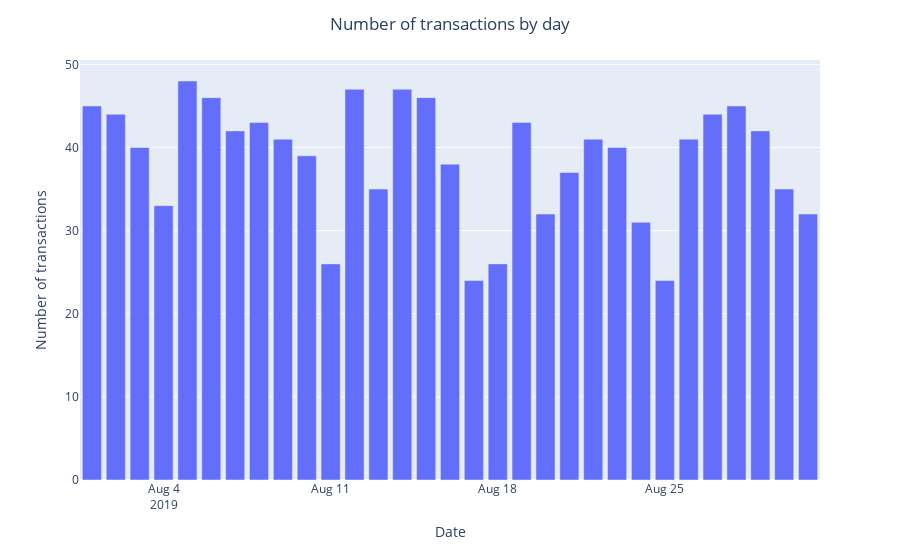

The code cell stored with this chart in its notebook:
### Code cell
#Let's look at the distribution of the number of transactions by day.
df_temp = orders.groupby('date', as_index=False)['transactionId'].count()
fig = px.bar(df_temp, x='date', y='transactionId')
fig.update_xaxes(title_text='Date')
fig.update_yaxes(title_text='Number of transactions')
fig.update_layout(title='Number of transactions by day', title_x=0.5)
fig.show()

### Figure 1 — Plotly figure (JSON) as saved in the notebook; plotly's stock layout.template omitted (floating-point values rounded to 4 significant figures)
{"data": [{"alignmentgroup": "True", "hovertemplate": "date=%{x}<br>transactionId=%{y}<extra></extra>", "legendgroup": "", "marker": {"color": "#636efa", "pattern": {"shape": ""}}, "name": "", "offsetgroup": "", "orientation": "v", "showlegend": false, "textposition": "auto", "type": "bar", "x": ["2019-08-01T00:00:00", "2019-08-02T00:00:00", "2019-08-03T00:00:00", "2019-08-04T00:00:00", "2019-08-05T00:00:00", "2019-08-06T00:00:00", "2019-08-07T00:00:00", "2019-08-08T00:00:00", "2019-08-09T00:00:00", "2019-08-10T00:00:00", "2019-08-11T00:00:00", "2019-08-12T00:00:00", "2019-08-13T00:00:00", "2019-08-14T00:00:00", "2019-08-15T00:00:00", "2019-08-16T00:00:00", "2019-08-17T00:00:00", "2019-08-18T00:00:00", "2019-08-19T00:00:00", "2019-08-20T00:00:00", "2019-08-21T00:00:00", "2019-08-22T00:00:00", "2019-08-23T00:00:00", "2019-08-24T00:00:00", "2019-08-25T00:00:00", "2019-08-26T00:00:00", "2019-08-27T00:00:00", "2019-08-28T00:00:00", "2019-08-29T00:00:00", "2019-08-30T00:00:00", "2019-08-31T00:00:00"], "xaxis": "x", "y": [45, 44, 40, 33, 48, 46, 42, 43, 41, 39, 26, 47, 35, 47, 46, 38, 24, 26, 43, 32, 37, 41, 40, 31, 24, 41, 44, 45, 42, 35, 32], "yaxis": "y"}], "layout": {"barmode": "relative", "legend": {"tracegroupgap": 0}, "margin": {"t": 60}, "title": {"text": "Number of transactions by day", "x": 0.5}, "xaxis": {"anchor": "y", "domain": [0, 1], "title": {"text": "Date"}}, "yaxis": {"anchor": "x", "domain": [0, 1], "title": {"text": "Number of transactions"}}}}
